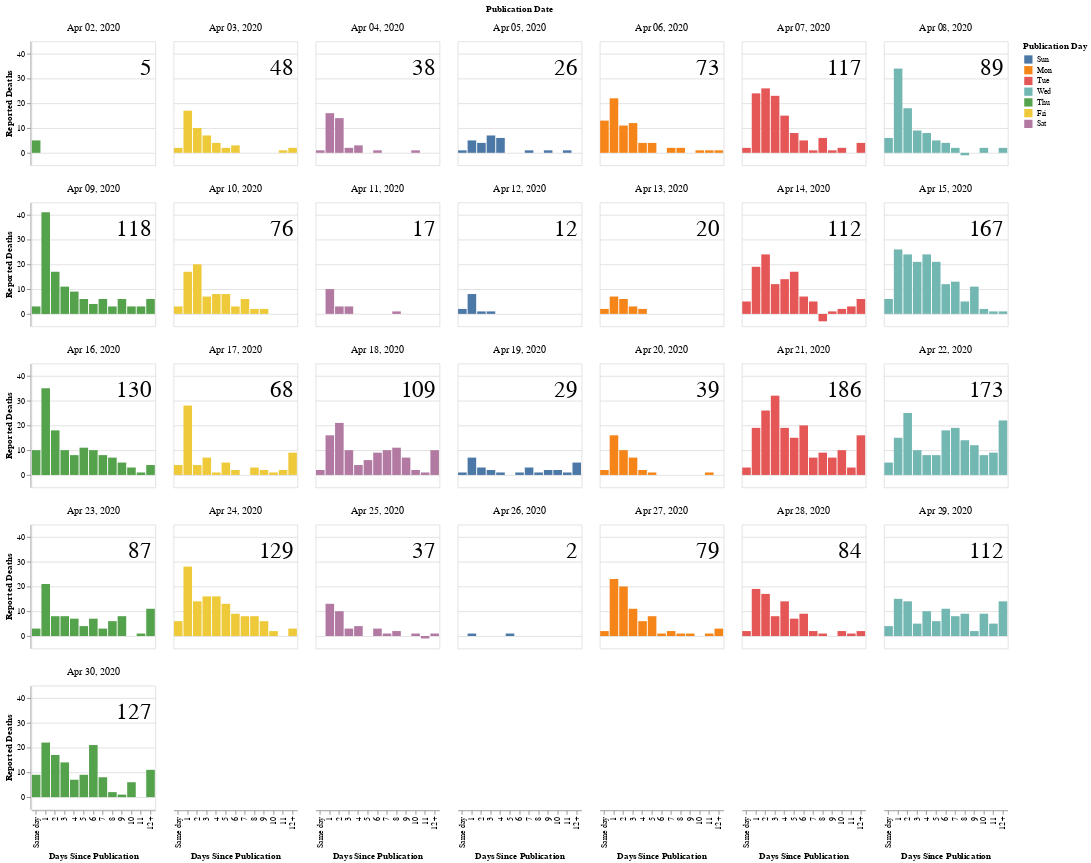

Notebook code for this chart:
### Code cell
df = data.dropna(subset=['days_since_publication'])

hist = alt.Chart(df, height=150, width=150).mark_bar().encode(
    x=alt.X('lag:O', title="Days Since Publication", sort=labels),
    y=alt.Y('sum(n_diff):Q', title="Reported Deaths"),
    color=alt.Color(
        'day(publication_date):N',
        title="Publication Day",
    ),
)

text = alt.Chart(df).mark_text(align='right', x=145, y=33, fontSize=28).encode(
    alt.Text('sum(n_diff)'),
)

(hist + text).facet(
    facet=alt.Facet('publication_date:T', title='Publication Date', header=alt.Header(labelFontSize=12)),
    columns=7,
).interactive()

### Figure 1 — Vega-Lite specification as saved in the notebook (floating-point values rounded to 4 significant figures; data arrays with more than 128 entries replaced by an {"elided": "..."} marker saying what was removed)
{"config": {"view": {"continuousWidth": 400, "continuousHeight": 300}}, "data": {"name": "data-868dbc2287ab2da6fa9e0dae3d665c9f"}, "facet": {"type": "temporal", "field": "publication_date", "header": {"labelFontSize": 12}, "title": "Publication Date"}, "spec": {"layer": [{"mark": "bar", "encoding": {"color": {"type": "nominal", "field": "publication_date", "timeUnit": "day", "title": "Publication Day"}, "x": {"type": "ordinal", "field": "lag", "sort": ["Same day", "1", "2", "3", "4", "5", "6", "7", "8", "9", "10", "11", "12+"], "title": "Days Since Publication"}, "y": {"type": "quantitative", "aggregate": "sum", "field": "n_diff", "title": "Reported Deaths"}}, "height": 150, "selection": {"selector003": {"type": "interval", "bind": "scales", "encodings": ["x", "y"]}}, "width": 150}, {"mark": {"type": "text", "align": "right", "fontSize": 28, "x": 145, "y": 33}, "encoding": {"text": {"type": "quantitative", "aggregate": "sum", "field": "n_diff"}}}]}, "columns": 7, "$schema": "https://vega.github.io/schema/vega-lite/v4.8.1.json", "datasets": {"data-868dbc2287ab2da6fa9e0dae3d665c9f": {"elided": "1060 records"}}}
